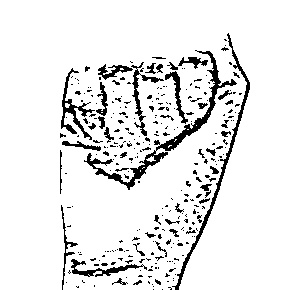
#> input picture dataset/A.13.jpg, 290 x 290 px, given in place of the camera
$ python Capture.py   (older library calls are emulated)
#> lines starting #> are read from the running program, lines starting #| are printed output that depends on the picture; after the words box and inside, x2 and y2 are one past the last pixel; in counts of white or black regions, pixels touching at a corner belong together
import numpy as np
import cv2

cap = cv2.VideoCapture(0)
#fgbg = cv2.createBackgroundSubtractorMOG2() #to remove background

while(cap.isOpened()):
    # Capture frame-by-frame
    ret, frame = cap.read()
#> frame is the input picture: shape (290, 290, 3); min 0, max 255, mean 232.2

    # Our operations on the frame come here
    gray = cv2.cvtColor(frame, cv2.COLOR_BGR2GRAY)
    blur = cv2.GaussianBlur(gray, (5, 5), 0)
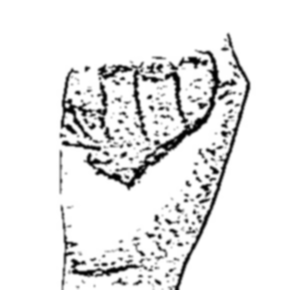
#> blur: shape (290, 290); min 0, max 255, mean 232.2
    edge = cv2.Laplacian(blur,cv2.CV_64F)
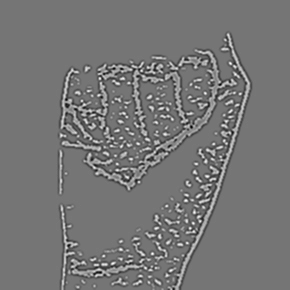
#> edge: shape (290, 290) float64; min -130, max 151, mean 0; drawn with min black and max white
    #fgmask = fgbg.apply(edge) #remove background but the image will be black and white

    # Display the resulting frame
    cv2.imshow('frame',edge)
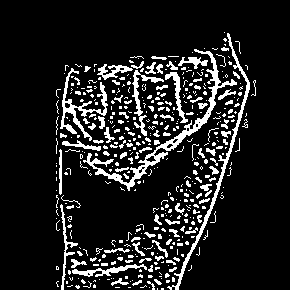
#> window 'frame': shape (290, 290); 12.5% white; 451 white regions (359 under 20 px), largest, box (x1, y1, x2, y2) and area: (83, 49, 237, 191) 1532, (167, 33, 250, 290) 968, (60, 68, 108, 141) 716
    k = cv2.waitKey(10)
#> (key Esc is pressed here)
    if k == 27:
        break

# When everything done, release the capture
cap.release()
cv2.destroyAllWindows()

$ run again, on dataset/A.16.jpg
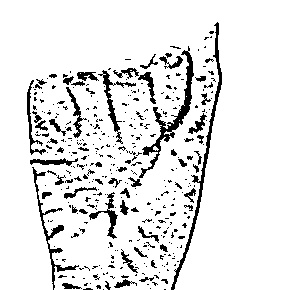
#> input picture dataset/A.16.jpg, 290 x 290 px, given in place of the camera
#> frame is the input picture: shape (290, 290, 3); min 0, max 255, mean 229.6
#> `edge = cv2.Laplacian(blur,cv2.CV_64F)`:
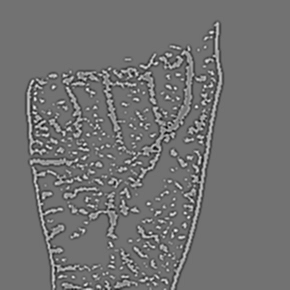
#> edge: shape (290, 290) float64; min -129, max 159, mean 0; drawn with min black and max white
#> `cv2.imshow('frame',edge)`:
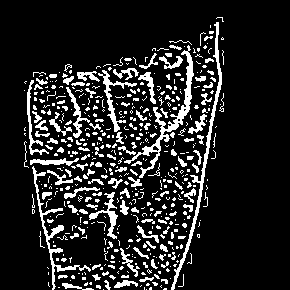
#> window 'frame': shape (290, 290); 14.2% white; 526 white regions (405 under 20 px), largest, box (x1, y1, x2, y2) and area: (124, 45, 194, 178) 1051, (171, 22, 222, 290) 952, (32, 166, 91, 290) 669

$ run again, on dataset/A.20.jpg
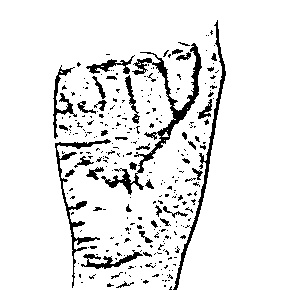
#> input picture dataset/A.20.jpg, 290 x 290 px, given in place of the camera
#> frame is the input picture: shape (290, 290, 3); min 0, max 255, mean 231.7
#> `edge = cv2.Laplacian(blur,cv2.CV_64F)`:
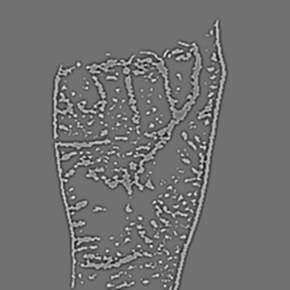
#> edge: shape (290, 290) float64; min -124, max 154, mean 0; drawn with min black and max white
#> `cv2.imshow('frame',edge)`:
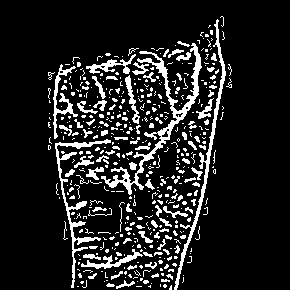
#> window 'frame': shape (290, 290); 12.9% white; 475 white regions (377 under 20 px), largest, box (x1, y1, x2, y2) and area: (101, 43, 202, 195) 1677, (174, 19, 226, 290) 1019, (55, 139, 111, 288) 914

$ run again, on dataset/A.4.jpg
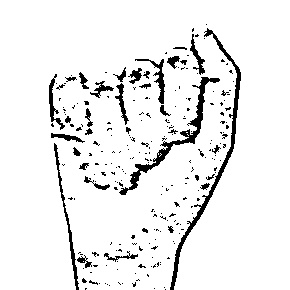
#> input picture dataset/A.4.jpg, 290 x 290 px, given in place of the camera
#> frame is the input picture: shape (290, 290, 3); min 0, max 255, mean 237.2
#> `edge = cv2.Laplacian(blur,cv2.CV_64F)`:
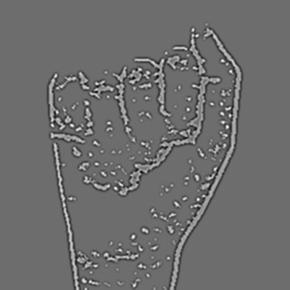
#> edge: shape (290, 290) float64; min -114, max 151, mean 0; drawn with min black and max white
#> `cv2.imshow('frame',edge)`:
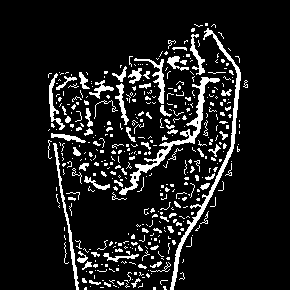
#> window 'frame': shape (290, 290); 10.8% white; 437 white regions (363 under 20 px), largest, box (x1, y1, x2, y2) and area: (170, 28, 241, 290) 1207, (119, 77, 220, 195) 1071, (53, 143, 79, 290) 422
